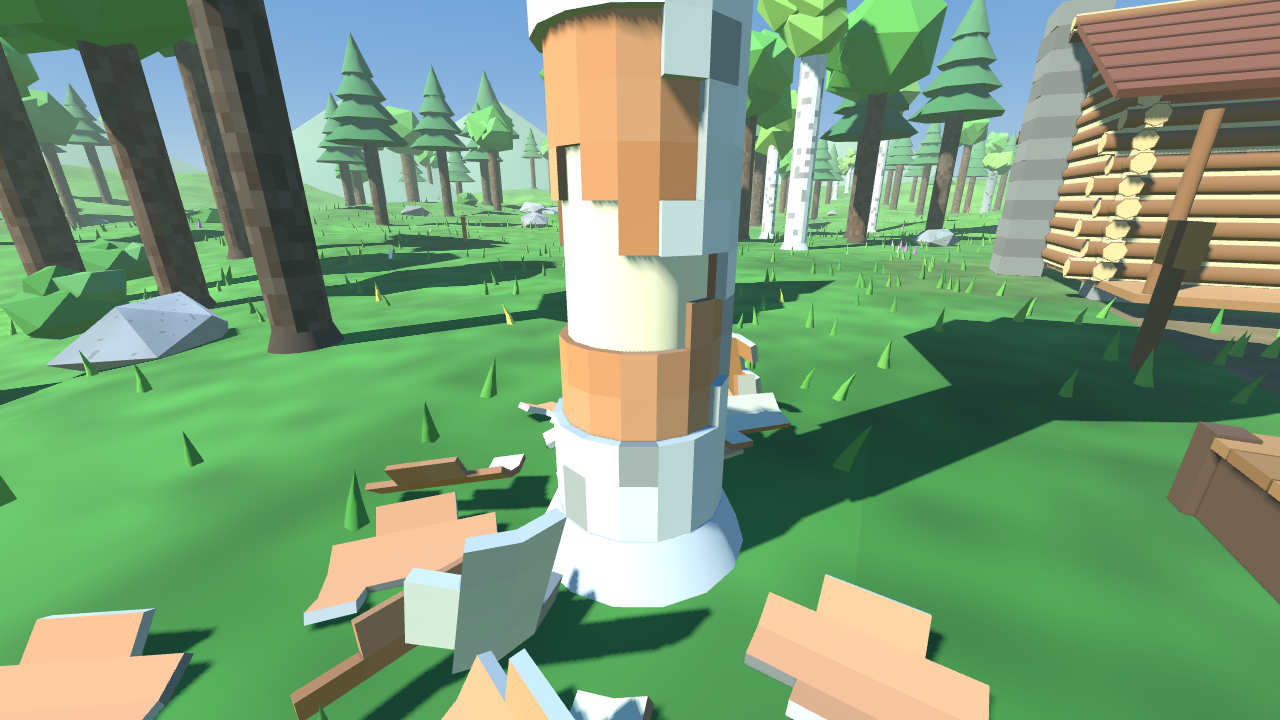
#> input picture docs/itch/01_peel.png, 1280 x 720 px, found by its file name
$ python make_cover.py
#> lines starting #> are read from the running program, lines starting #| are printed output that depends on the picture
"""Makes the itch.io cover (docs/itch/cover_630x500.png) from the peeling screenshot, with the title on it.
Usage: python3 tools/make_cover.py   (needs Pillow)
"""
from PIL import Image, ImageDraw, ImageFont

src = Image.open('docs/itch/01_peel.png').convert('RGB')
W, H = 630, 500
scale = H / 720 * 1.15
im = src.resize((int(1280 * scale), int(720 * scale)), Image.LANCZOS)
x0 = int(im.width * 0.5 - W * 0.5) - 40
#> x0 = 156
y0 = int((im.height - H) * 0.5)
#> y0 = 37
im = im.crop((x0, y0, x0 + W, y0 + H))
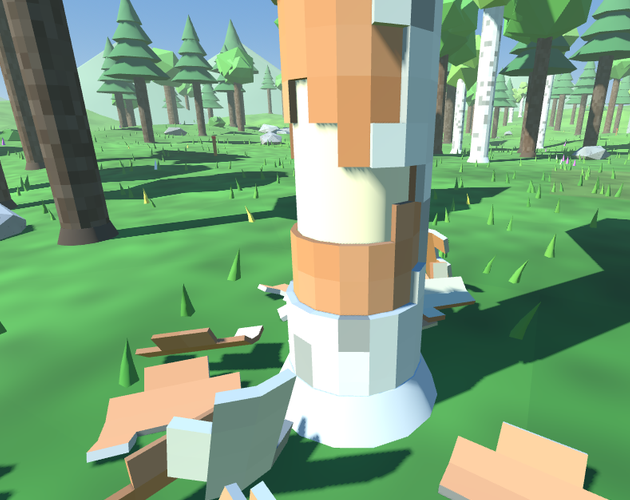
#> im: PIL image 630x500 RGB; mean R, G, B 124.5, 160.8, 121.9
# darken the bottom half for the title
grad = Image.new('L', (W, H), 0)
#> grad: PIL image 630x500 L; every value is 0
d = ImageDraw.Draw(grad)
for y in range(H):
    a = max(0, (y - H * 0.45) / (H * 0.55))
    d.line([(0, y), (W, y)], fill=int(210 * a))
im = Image.composite(Image.new('RGB', (W, H), (20, 14, 8)), im, grad)
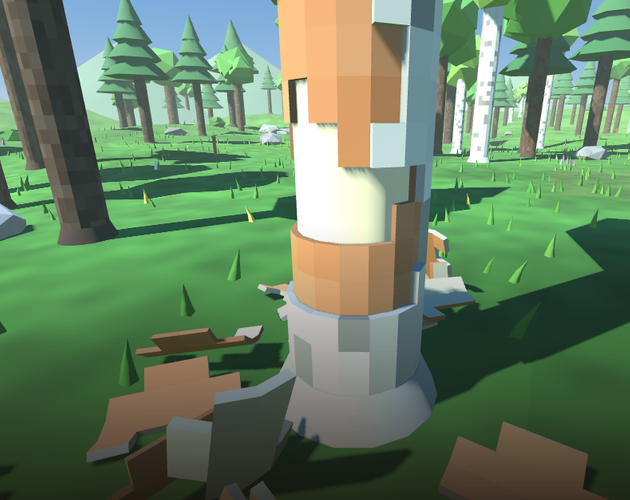
#> im: PIL image 630x500 RGB; mean R, G, B 101.1, 127.2, 96.9
draw = ImageDraw.Draw(im)
title_font = ImageFont.truetype('assets/fonts/Fredoka.ttf', 118)
#> (the run stopped early here; a loop or call above may not have finished)

$ run again, with docs/itch/02_truck.png copied over docs/itch/01_peel.png
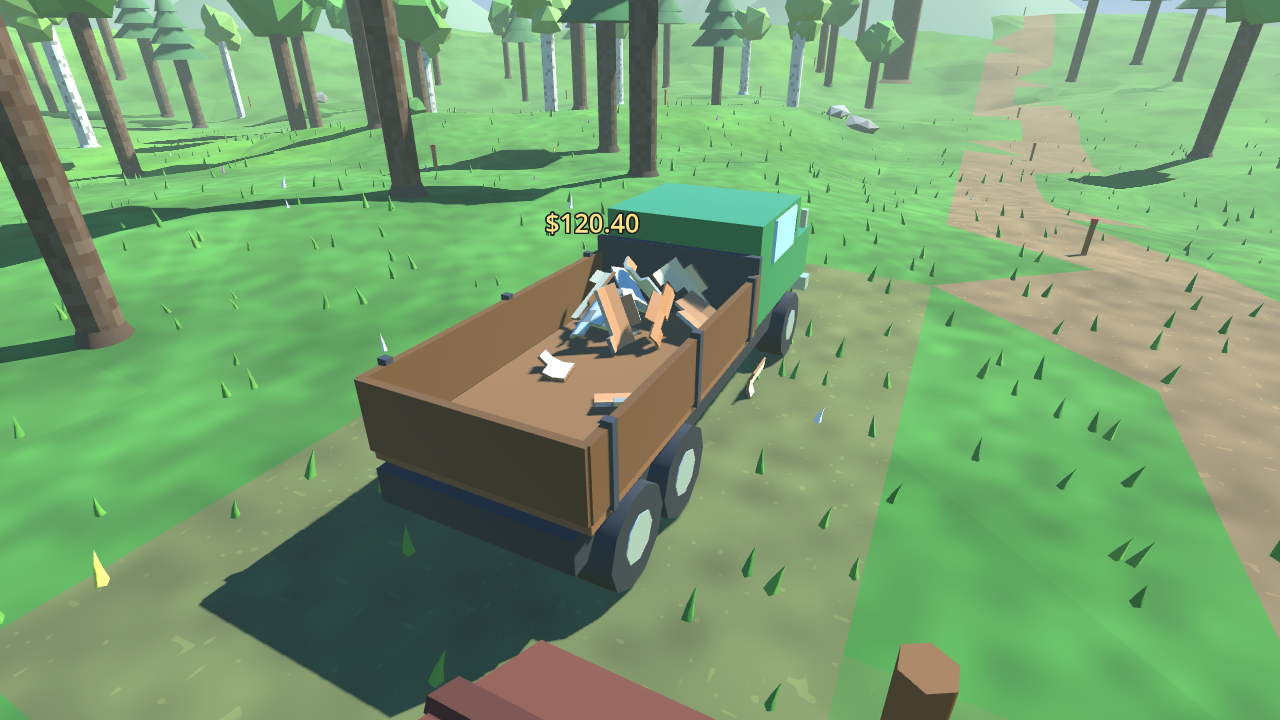
#> input picture docs/itch/02_truck.png, 1280 x 720 px, found by its file name
#> `im = im.crop((x0, y0, x0 + W, y0 + H))`:
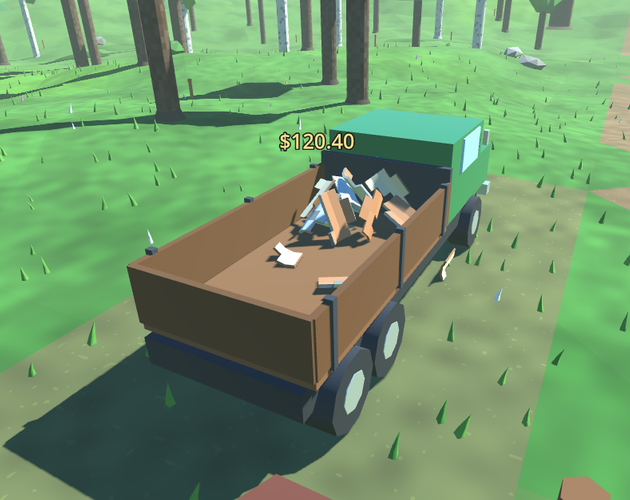
#> im: PIL image 630x500 RGB; mean R, G, B 112.2, 149.5, 105.2
#> grad: PIL image 630x500 L; every value is 0
#> `im = Image.composite(Image.new('RGB', (W, H), (20, 14, 8)), im, grad)`:
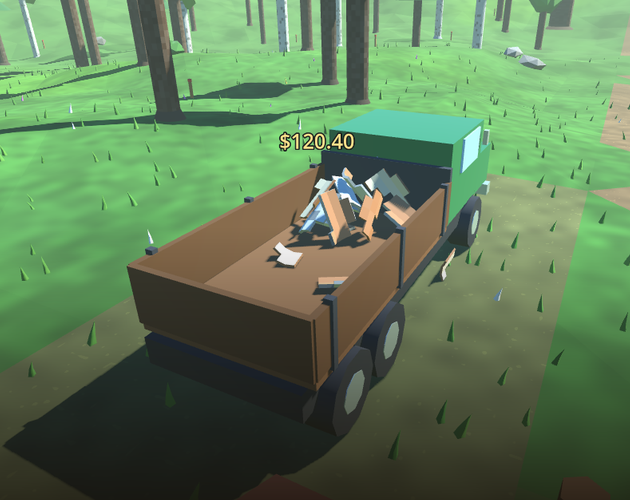
#> im: PIL image 630x500 RGB; mean R, G, B 95.1, 125, 86.7

$ run again, with docs/itch/03_factory.png copied over docs/itch/01_peel.png
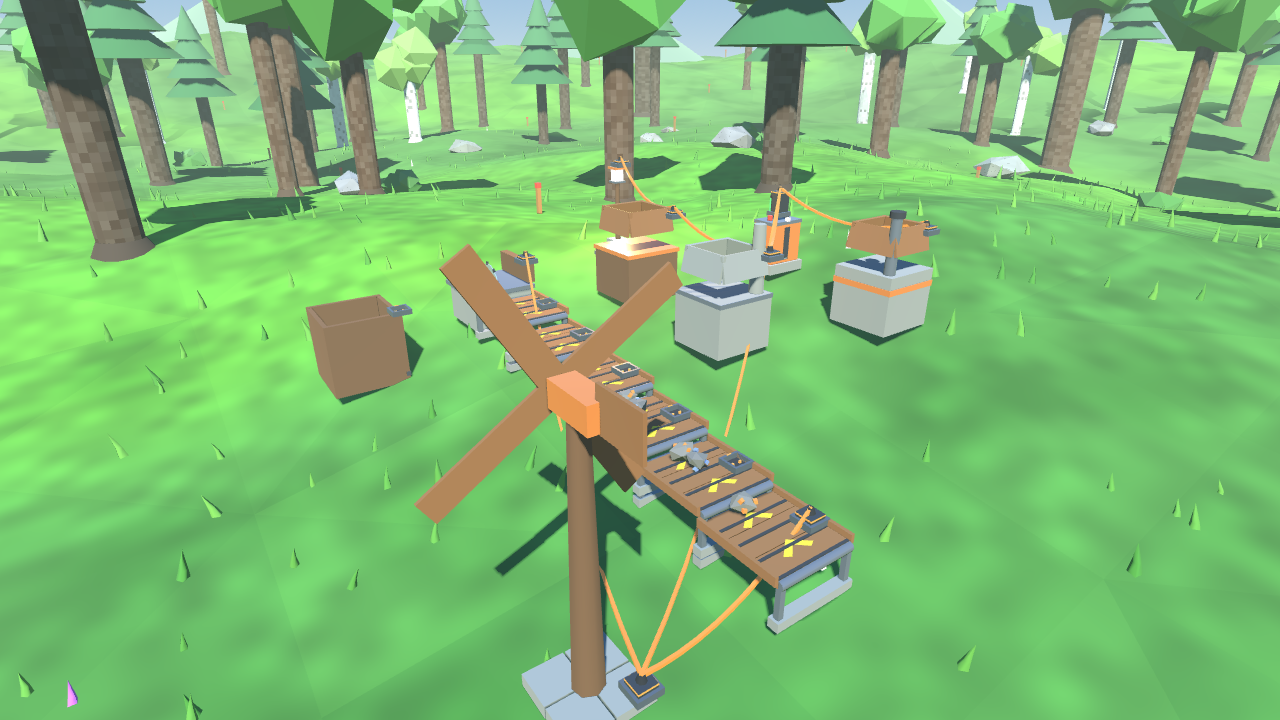
#> input picture docs/itch/03_factory.png, 1280 x 720 px, found by its file name
#> `im = im.crop((x0, y0, x0 + W, y0 + H))`:
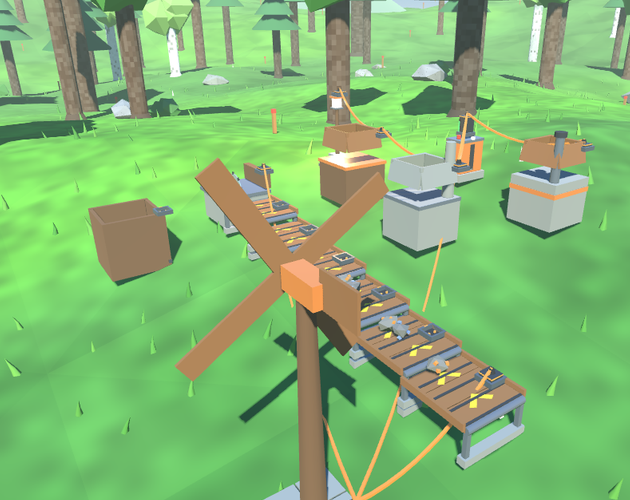
#> im: PIL image 630x500 RGB; mean R, G, B 130.3, 184.7, 114.1
#> grad: PIL image 630x500 L; every value is 0
#> `im = Image.composite(Image.new('RGB', (W, H), (20, 14, 8)), im, grad)`:
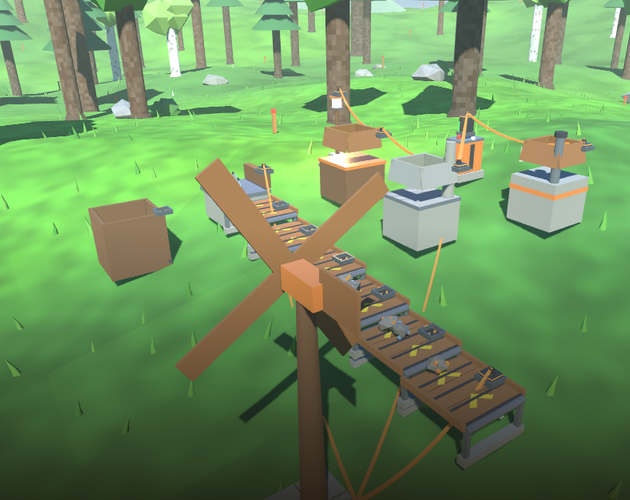
#> im: PIL image 630x500 RGB; mean R, G, B 108.8, 147.3, 92.2

$ run again, with docs/itch/04_rails_drone.png copied over docs/itch/01_peel.png
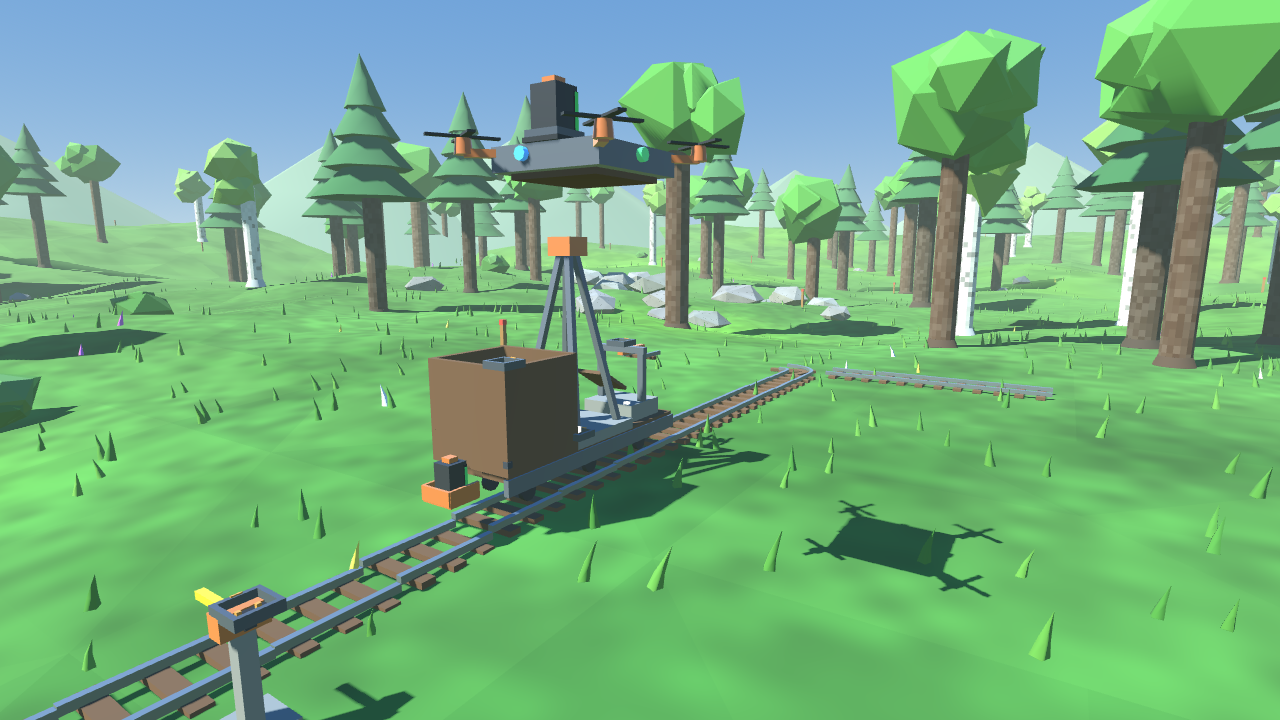
#> input picture docs/itch/04_rails_drone.png, 1280 x 720 px, found by its file name
#> `im = im.crop((x0, y0, x0 + W, y0 + H))`:
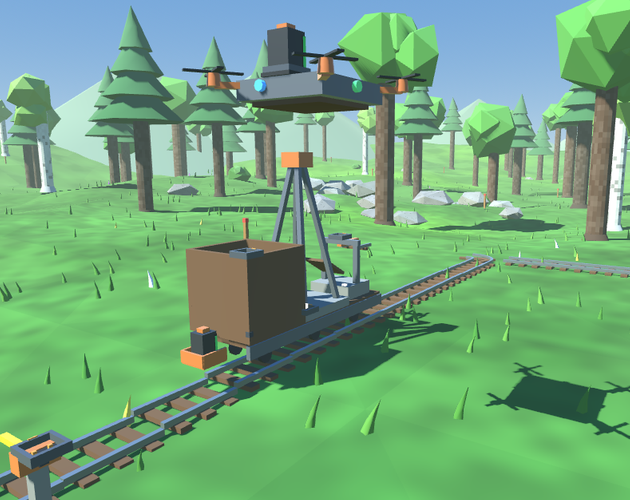
#> im: PIL image 630x500 RGB; mean R, G, B 113.6, 167.9, 124.8
#> grad: PIL image 630x500 L; every value is 0
#> `im = Image.composite(Image.new('RGB', (W, H), (20, 14, 8)), im, grad)`:
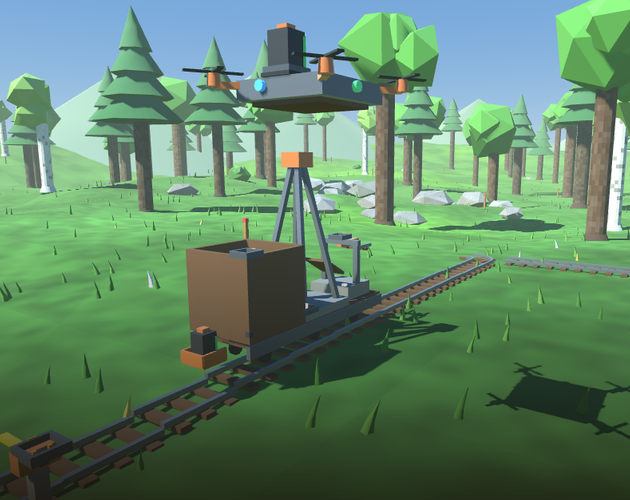
#> im: PIL image 630x500 RGB; mean R, G, B 95.8, 133.5, 104.1
